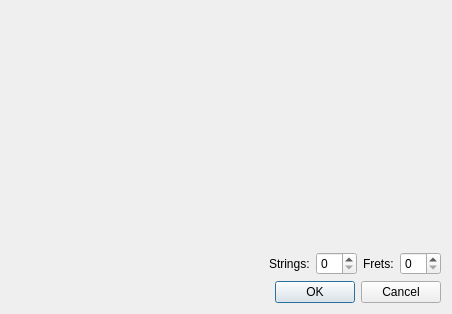
<?xml version="1.0" encoding="UTF-8"?>
<ui version="4.0">
 <class>FretDiagramProperties</class>
 <widget class="QDialog" name="FretDiagramProperties">
  <property name="geometry">
   <rect>
    <x>0</x>
    <y>0</y>
    <width>452</width>
    <height>314</height>
   </rect>
  </property>
  <property name="windowTitle">
   <string>MuseScore: Fret Diagram Properties</string>
  </property>
  <layout class="QVBoxLayout" name="verticalLayout_2">
   <item>
    <layout class="QHBoxLayout" name="horizontalLayout_2">
     <item>
      <widget class="Palette" name="palette" native="true">
       <property name="sizePolicy">
        <sizepolicy hsizetype="Expanding" vsizetype="Expanding">
         <horstretch>0</horstretch>
         <verstretch>0</verstretch>
        </sizepolicy>
       </property>
      </widget>
     </item>
     <item>
      <layout class="QVBoxLayout" name="verticalLayout">
       <item>
        <widget class="FretCanvas" name="diagram">
         <property name="sizePolicy">
          <sizepolicy hsizetype="Preferred" vsizetype="Expanding">
           <horstretch>0</horstretch>
           <verstretch>0</verstretch>
          </sizepolicy>
         </property>
         <property name="mouseTracking">
          <bool>true</bool>
         </property>
        </widget>
       </item>
       <item>
        <layout class="QHBoxLayout" name="horizontalLayout">
         <item>
          <widget class="QLabel" name="label">
           <property name="text">
            <string>Strings:</string>
           </property>
          </widget>
         </item>
         <item>
          <widget class="QSpinBox" name="strings"/>
         </item>
         <item>
          <widget class="QLabel" name="label_2">
           <property name="text">
            <string>Frets:</string>
           </property>
          </widget>
         </item>
         <item>
          <widget class="QSpinBox" name="frets"/>
         </item>
        </layout>
       </item>
      </layout>
     </item>
    </layout>
   </item>
   <item>
    <widget class="QDialogButtonBox" name="buttonBox">
     <property name="orientation">
      <enum>Qt::Horizontal</enum>
     </property>
     <property name="standardButtons">
      <set>QDialogButtonBox::Cancel|QDialogButtonBox::Ok</set>
     </property>
    </widget>
   </item>
  </layout>
 </widget>
 <customwidgets>
  <customwidget>
   <class>Palette</class>
   <extends>QWidget</extends>
   <header>palette.h</header>
   <container>1</container>
  </customwidget>
  <customwidget>
   <class>FretCanvas</class>
   <extends>QFrame</extends>
   <header>fretcanvas.h</header>
   <container>1</container>
  </customwidget>
 </customwidgets>
 <resources/>
 <connections>
  <connection>
   <sender>buttonBox</sender>
   <signal>accepted()</signal>
   <receiver>FretDiagramProperties</receiver>
   <slot>accept()</slot>
   <hints>
    <hint type="sourcelabel">
     <x>248</x>
     <y>254</y>
    </hint>
    <hint type="destinationlabel">
     <x>157</x>
     <y>274</y>
    </hint>
   </hints>
  </connection>
  <connection>
   <sender>buttonBox</sender>
   <signal>rejected()</signal>
   <receiver>FretDiagramProperties</receiver>
   <slot>reject()</slot>
   <hints>
    <hint type="sourcelabel">
     <x>316</x>
     <y>260</y>
    </hint>
    <hint type="destinationlabel">
     <x>286</x>
     <y>274</y>
    </hint>
   </hints>
  </connection>
 </connections>
</ui>
